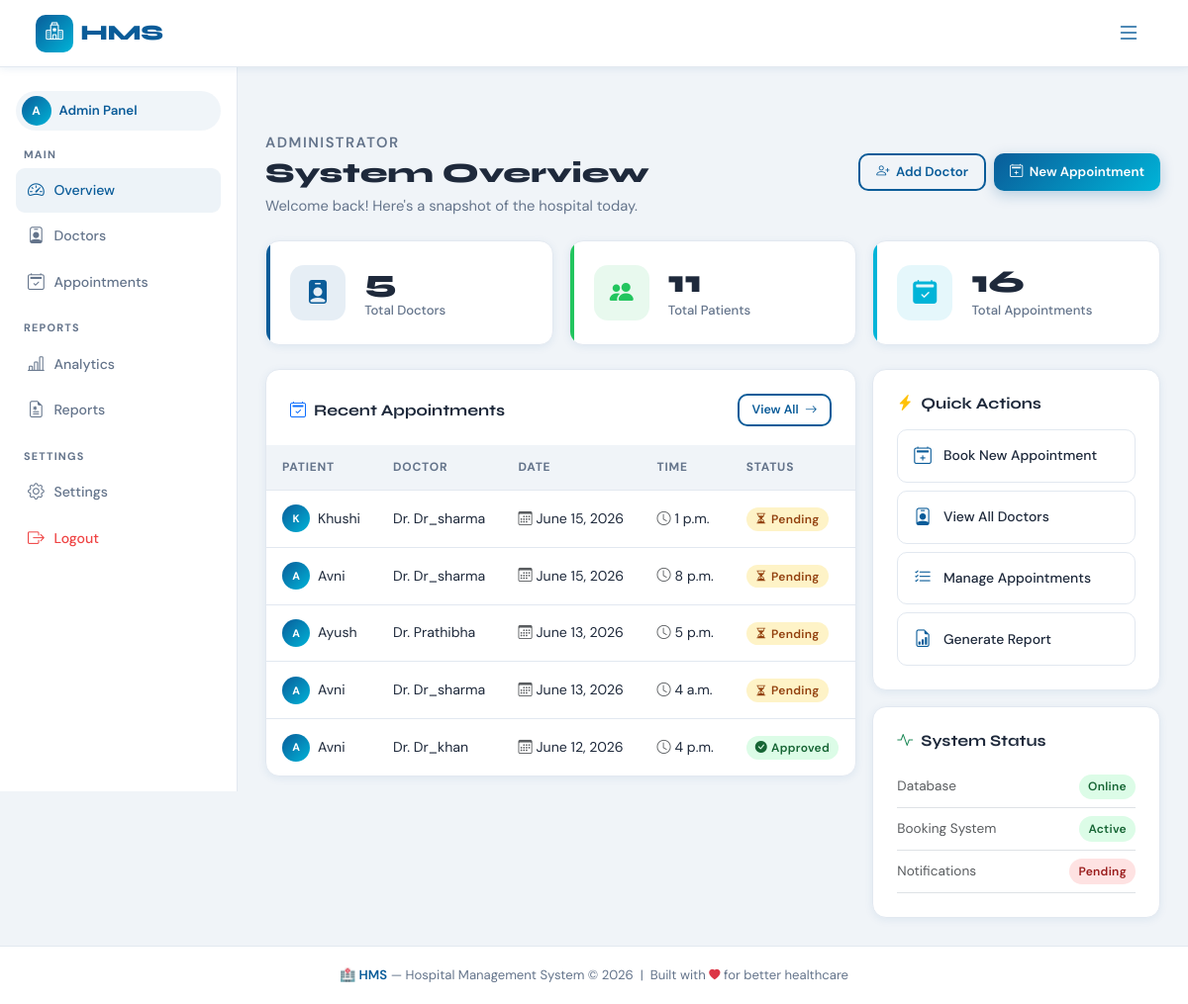
Page / (signed in) on the earlier database version.
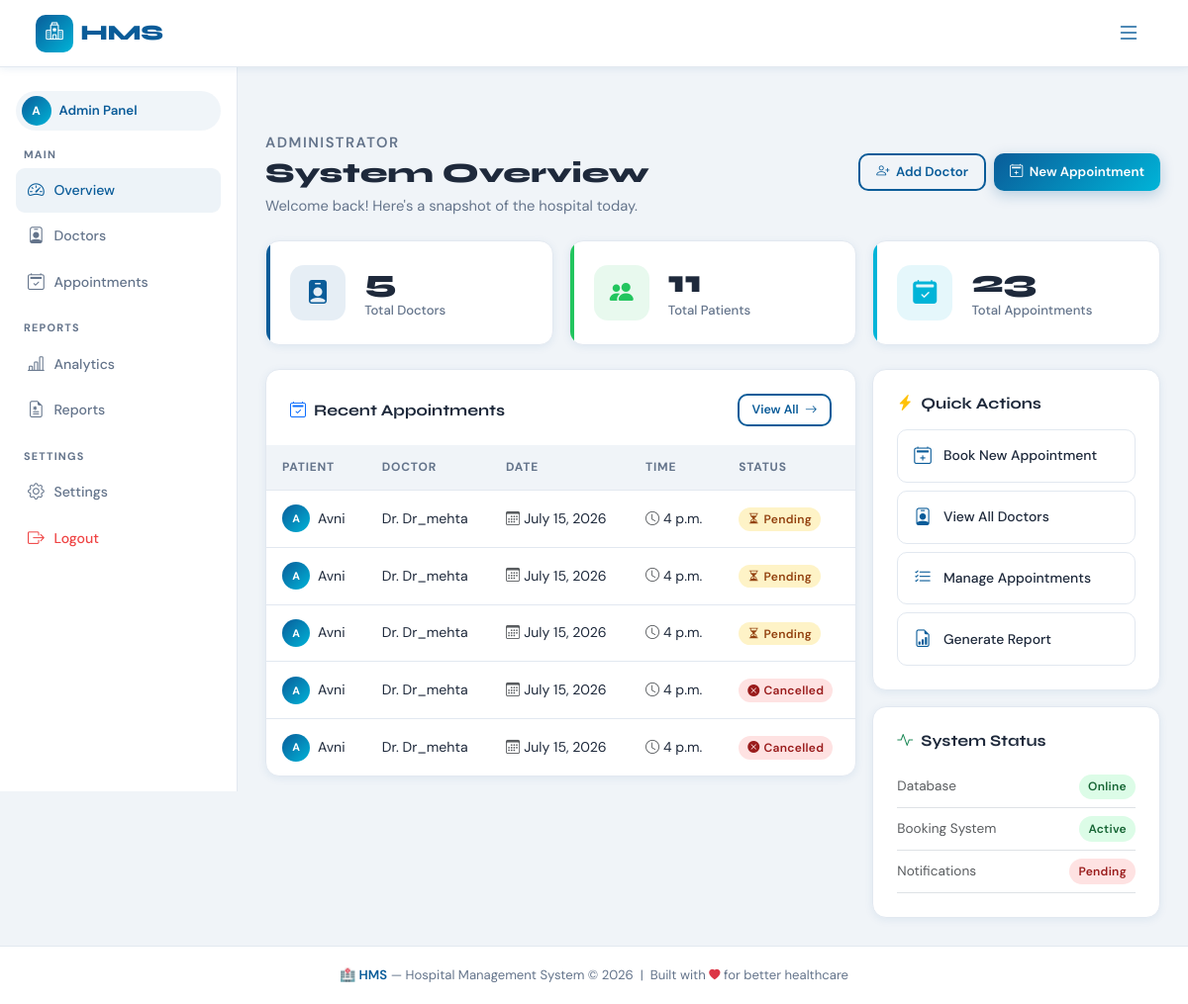
Same page on the later database version.
### appointments/models.py (models this page shows, shortened)
class Appointment(models.Model):
    STATUS_CHOICES = (
        ('Pending', 'Pending'),
        ('Approved', 'Approved'),
        ('Completed', 'Completed'),
        ('Cancelled', 'Cancelled'),
    )
    doctor = models.ForeignKey(Doctor, on_delete=models.CASCADE)
    patient = models.ForeignKey(Patient, on_delete=models.CASCADE)
    date = models.DateField()
    time = models.TimeField()
    status = models.CharField(max_length=20, choices=STATUS_CHOICES, default='Pending')

### patients/models.py (models this page shows, shortened)
class Patient(models.Model):
    user = models.OneToOneField(User, on_delete=models.CASCADE)
    age = models.IntegerField()
    gender = models.CharField(max_length=10)
    phone = models.CharField(max_length=15)

### accounts/models.py (models this page shows)
class User(AbstractUser):
    ROLE_CHOICES = (
        ('admin', 'Admin'),
        ('doctor', 'Doctor'),
        ('patient', 'Patient'),
    )
    role = models.CharField(max_length=10, choices=ROLE_CHOICES)

### doctors/models.py (models this page shows, shortened)
class Doctor(models.Model):
    user = models.OneToOneField(
        User,
        on_delete=models.CASCADE
    )
    specialization = models.CharField(
        max_length=100
    )
    phone = models.CharField(
        max_length=15
    )

### core/views.py (the view, shortened to what this page needs)
# urls.py: path('', dashboard, name='dashboard'),
@login_required(login_url='login')
def dashboard(request):
    user = request.user
    if user.role == 'admin':
        context = {
            'total_doctors': Doctor.objects.count(),
            'total_patients': Patient.objects.count(),
            'total_appointments': Appointment.objects.count(),
            'appointments': Appointment.objects.all().order_by('-id')[:5],
            'status_items': [
                {
                    'label': 'Database',
                    'value': 'Online',
                    'ok': True
                },
                {
                    'label': 'Booking System',
                    'value': 'Active',
                    'ok': True
                },
                {
                    'label': 'Notifications',
                    'value': 'Pending',
                    'ok': False
                },
            ]
        }
        return render(
            request,
            'dashboards/admin.html',
            context
        )
    return redirect('login')

### templates/dashboards/admin.html (shortened to what the changed rows need)
{% extends 'base.html' %}
{% block content %}
<div class="hms-layout">
  <main class="hms-content">
    <div class="page-header fade-up" id="overview">
      <div class="d-flex align-items-center justify-content-between flex-wrap gap-2">
        <div>
          <h1>System Overview</h1>
        </div>
      </div>
    </div>
    <div class="row g-3 mb-4">
      <div class="col-sm-6 col-xl-4 fade-up fade-up-d3">
        <div class="stat-card teal">
          <div>
            <div class="stat-value">{{ total_appointments }}</div>
            <div class="stat-label">Total Appointments</div>
          </div>
        </div>
      </div>
    </div>
    <div class="row g-3">
      <div class="col-xl-8 fade-up fade-up-d1">
        <div class="hms-card p-0 overflow-hidden">
          <div class="table-responsive">
            <table class="hms-table">
              <thead>
                <tr>
                  <th>Patient</th>
                  <th>Doctor</th>
                  <th>Date</th>
                  <th>Time</th>
                  <th>Status</th>
                </tr>
              </thead>
              <tbody>
                {% for appt in appointments %}
                <tr>
                  <td>
                    <div class="d-flex align-items-center gap-2">
                      <div class="nav-avatar" style="width:28px;height:28px;font-size:.68rem">
                        {{ appt.patient.user.username|first|upper }}
                      </div>
                      {{ appt.patient.user.username }}
                    </div>
                  </td>
                  <td>Dr. {{ appt.doctor.user.username }}</td>
                  <td><i class="bi bi-calendar3 me-1 text-muted"></i>{{ appt.date }}</td>
                  <td><i class="bi bi-clock me-1 text-muted"></i>{{ appt.time }}</td>
                  <td>
                    {% if appt.status == 'Approved' %}
                      <span class="hms-badge badge-approved">
                        <i class="bi bi-check-circle-fill me-1"></i>Approved
                      </span>
                    {% elif appt.status == 'Pending' %}
                      <span class="hms-badge badge-pending">
                        <i class="bi bi-hourglass-split me-1"></i>Pending
                      </span>
                    {% else %}
                      <span class="hms-badge badge-cancelled">
                        <i class="bi bi-x-circle-fill me-1"></i>Cancelled
                      </span>
                    {% endif %}
                  </td>
                </tr>
                {% endfor %}
              </tbody>
            </table>
          </div>
        </div>
      </div>
      <div class="col-xl-4 fade-up fade-up-d2">
        <div class="hms-card p-4">
          {% for item in status_items %}
          <div class="d-flex justify-content-between align-items-center py-2 border-bottom" style="font-size:.85rem">
            <span class="text-muted">{{ item.label }}</span>
            <span class="hms-badge {% if item.ok %}badge-approved{% else %}badge-cancelled{% endif %}">
              {{ item.value }}
            </span>
          </div>
          {% endfor %}
        </div>
      </div>
    </div>
  </main>
</div>
{% endblock %}

Differences in the rows shown:
no longer on this page (row unchanged): Appointment: patient.user.username|first "K", patient.user.username "Khushi", doctor.user.username "Dr_sharma", date "June 15, 2026", time "1 p.m.", status "Pending" (drawn)
no longer on this page (row unchanged): Appointment: patient.user.username|first "A", patient.user.username "Avni", doctor.user.username "Dr_sharma", date "June 15, 2026", time "8 p.m.", status "Pending" (drawn)
no longer on this page (row unchanged): Appointment: patient.user.username|first "A", patient.user.username "Ayush", doctor.user.username "Prathibha", date "June 13, 2026", time "5 p.m.", status "Pending" (drawn)
no longer on this page (row unchanged): Appointment: patient.user.username|first "A", patient.user.username "Avni", doctor.user.username "Dr_sharma", date "June 13, 2026", time "4 a.m.", status "Pending" (drawn)
no longer on this page (row unchanged): Appointment: patient.user.username|first "A", patient.user.username "Avni", doctor.user.username "Dr_khan", date "June 12, 2026", time "4 p.m.", status "Approved" (drawn)
added Appointment: patient.user.username|first "A", patient.user.username "Avni", doctor.user.username "Dr_mehta", date "July 15, 2026", time "4 p.m.", status "Pending" (drawn)
added Appointment: patient.user.username|first "A", patient.user.username "Avni", doctor.user.username "Dr_mehta", date "July 15, 2026", time "4 p.m.", status "Pending" (drawn)
added Appointment: patient.user.username|first "A", patient.user.username "Avni", doctor.user.username "Dr_mehta", date "July 15, 2026", time "4 p.m.", status "Pending" (drawn)
added Appointment: patient.user.username|first "A", patient.user.username "Avni", doctor.user.username "Dr_mehta", date "July 15, 2026", time "4 p.m.", status "Cancelled" (drawn)
added Appointment: patient.user.username|first "A", patient.user.username "Avni", doctor.user.username "Dr_mehta", date "July 15, 2026", time "4 p.m.", status "Cancelled" (drawn)
Other differences:
{{ total_appointments }}: "16" → "23"
